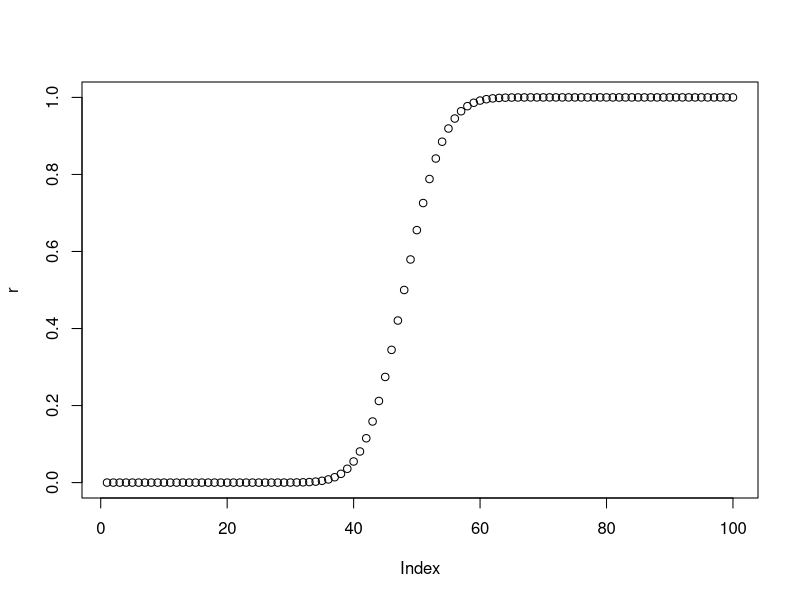
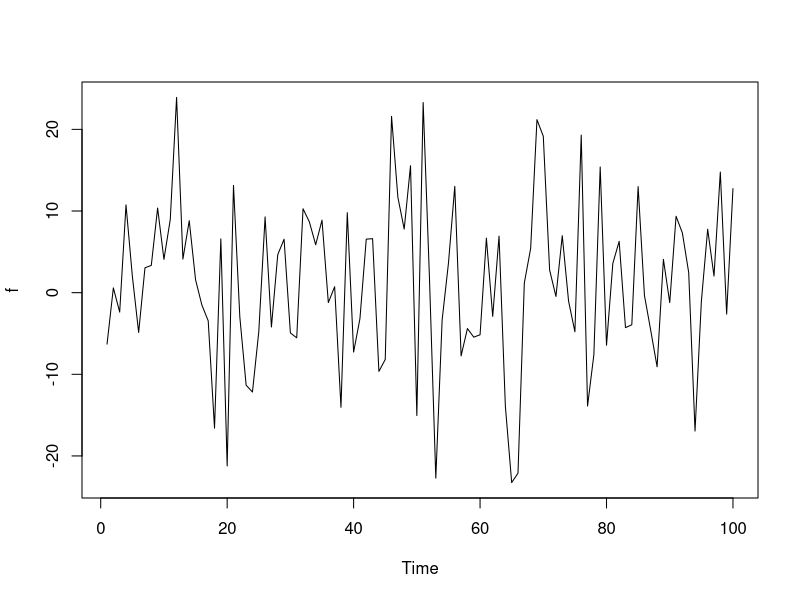

The R script that drew these images, in order:
## ---- chunk 1
knitr::opts_chunk$set(echo = TRUE)
## ---- chunk 2
me <- 48
me2 <- 43

qnorm(10.6333,sd = 3, lower.tail = TRUE)
qnorm(2)- qnorm(1)
1-pt(1.0,5)
pt(1,5,lower.tail = F)

pnorm(1)- .5

rnorm(1:886, 0,1 )
## ---- chunk 3
r <-pnorm(1:100,48,5)
plot(r)

f <- rnorm(100,0,10)


plot.ts(f)
6
## ---- chunk 4

## ---- chunk 5
dnorm(1:108, mean =1.54, sd=1.98)


